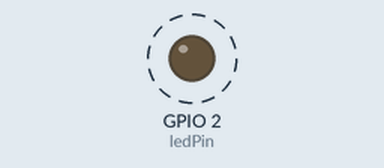
The sketch below on a simulated ESP32. Shown: output pins drawn as LEDs (lit = HIGH). Dashed ring = blinking. What the sketch prints to the serial monitor is not drawn.

Above: at 0.5 s.
Timing chart, 0 to 4.6 s (numbered marks = the images above):
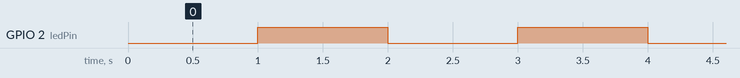

The sketch:

sketch_may8d.ino
```cpp
// 定义LED引脚，ESP32通常板载LED连接在GPIO 2
const int ledPin = 2;

// 用于记录LED当前状态
bool ledState = LOW;
// 记录上次LED状态改变的时间点
unsigned long previousMillis = 0;
// 闪烁间隔（1000ms = 1秒，实现1Hz闪烁）
const long interval = 1000;

void setup() {
  // 初始化串口通信，设置波特率为115200
  Serial.begin(115200);
  // 将LED引脚设置为输出模式
  pinMode(ledPin, OUTPUT);
}

void loop() {
  // 获取当前系统运行的毫秒数
  unsigned long currentMillis = millis();

  // 判断是否达到状态改变的时间间隔
  if (currentMillis - previousMillis >= interval) {
    // 更新上次状态改变的时间点
    previousMillis = currentMillis;
    // 翻转LED状态（亮→灭/灭→亮）
    ledState = !ledState;
    // 输出状态到串口监视器
    if (ledState == HIGH) {
      Serial.println("LED ON (millis版)");
    } else {
      Serial.println("LED OFF (millis版)");
    }
    // 设置LED引脚状态
    digitalWrite(ledPin, ledState);
  }
}
```

Measured:
- by itself, GPIO 2 (ledPin): alternates HIGH for 1.0 s and LOW for 1.0 s
